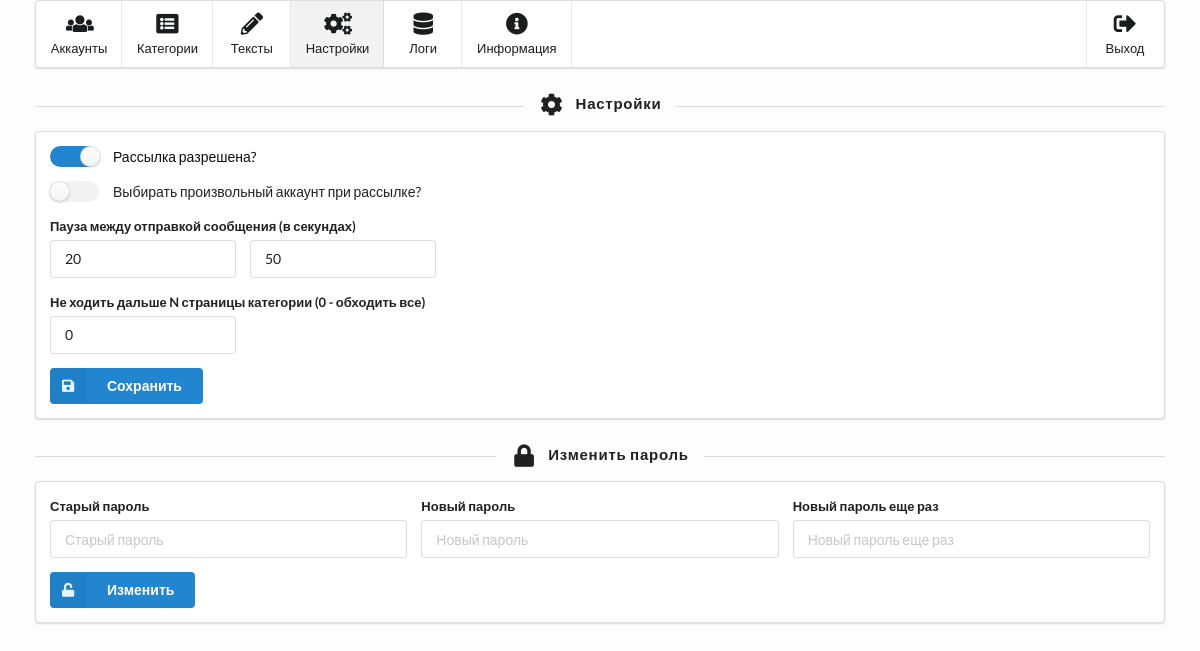
The app's page /settings (signed in), older data.
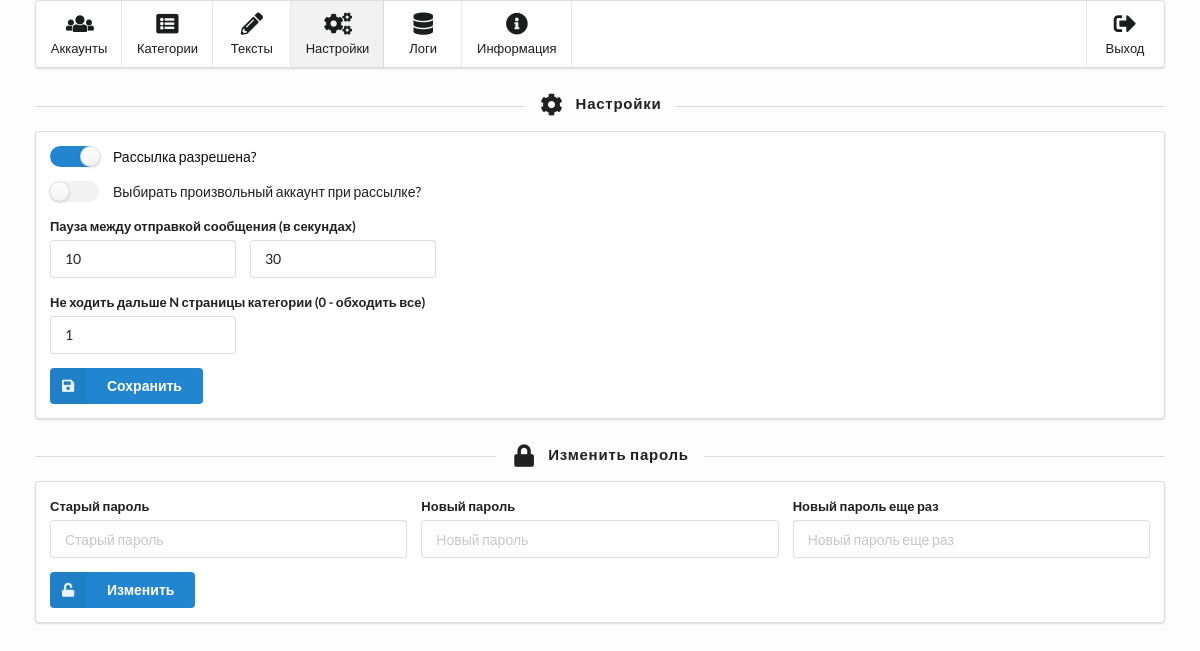
The same page, newer data.
### tables this page shows
CREATE TABLE settings (id INTEGER PRIMARY KEY, text TEXT, block BOOLEAN (1), random BOOLEAN (1), pause_from INTEGER (10), pause_to INTEGER (10), break INTEGER (10));

### classes/DB.class.php (called while the page is built)
<?php
class DB
{
	static private $connect = null;
	static public function connect()
	{
		if (null === self::$connect) {
			self::$connect = new PDO('sqlite:'.DATABASES.'/database.db') ;
		}
		return self::$connect;
	}
}

### public/pages/back/settings.php (called while the page is built, shortened)
<?php
$sql = "SELECT block, random, pause_from, pause_to, break FROM settings LIMIT 1";
$settings = DB::connect()->query($sql)->fetch(PDO::FETCH_OBJ);

### public/pages/front/settings.php (the view, shortened to what this page needs)
<h4 class="ui horizontal divider header"><i class="setting icon"></i>Настройки</h4>
<form class="ui segment form" action="" method="post">
	<div class="inline field">
		<div class="ui toggle checkbox">
			<label>Рассылка разрешена?</label>
		</div>
	</div>
	<div class="inline field">
		<div class="ui toggle checkbox">
			<label>Выбирать произвольный аккаунт при рассылке?</label>
		</div>
	</div>
	<div class="field">
		<label>Пауза между отправкой сообщения (в секундах)</label>
		<div class="fields">
			<div class="field">
				<input type="number" name="pause[from]" placeholder="От" value="<?php echo $settings->pause_from; ?>">
			</div>
			<div class="field">
				<input type="number" name="pause[to]" placeholder="До" value="<?php echo $settings->pause_to; ?>">
			</div>
		</div>
	</div>
	<div class="field">
		<label>Не ходить дальше N страницы категории (0 - обходить все)</label>
		<div class="fields">
			<div class="field">
				<input type="number" name="break" placeholder="0" value="<?php echo $settings->break; ?>">
			</div>
		</div>
	</div>
	<button type="submit" name="set" class="ui primary submit labeled icon button">
		<i class="save icon"></i>
		Сохранить
	</button>
</form>
<h4 class="ui horizontal divider header"><i class="lock icon"></i>Изменить пароль</h4>
<form class="ui segment form" action="" method="post">
	<div class="three fields">
		<div class="field">
			<label>Старый пароль</label>
			<input type="password" name="oldpass" placeholder="Старый пароль">
		</div>
		<div class="field">
			<label>Новый пароль</label>
			<input type="password" name="newpass" placeholder="Новый пароль">
		</div>
		<div class="field">
			<label>Новый пароль еще раз</label>
			<input type="password" name="renewpass" placeholder="Новый пароль еще раз">
		</div>
	</div>
	<button type="submit" class="ui primary submit labeled icon button">
		<i class="unlock icon"></i>
		Изменить
	</button>
</form>

Row changes from the older to the newer data that the page shows:
changed settings: pause_from "20" → "10"; pause_to "50" → "30"; break "0" → "1"
